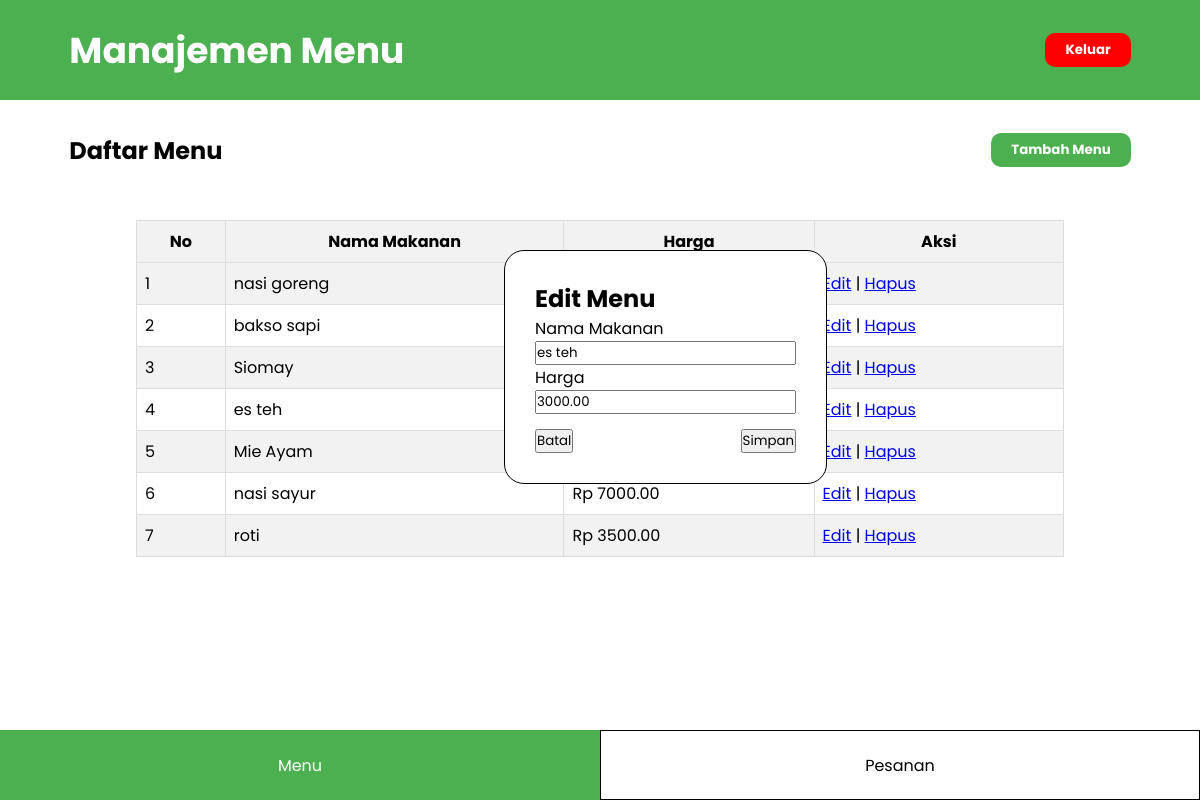
Screenshot of /admin_menu.php?edit=11 with the database file from the repository.
### tables this page shows
CREATE TABLE `menu` (
  `id_menu` int NOT NULL,
  `nama_makanan` varchar(100) DEFAULT NULL,
  `harga` decimal(10,2) DEFAULT NULL
);

### admin_menu.php (the view, shortened to what this page needs)
<?php
include "database.php";
if (isset($_GET['edit'])) {
    $id = $_GET['edit'];
    $sql = "SELECT * FROM menu WHERE id_menu = $id";
    $result = $conn->query($sql);
    if ($result->num_rows > 0) {
        $row = $result->fetch_assoc();
        ?>
        <section style="position: absolute; top: 250px; background-color: white; left: 42%; padding: 30px; border-radius: 20px; border: 1px solid black;">
            <h2>Edit Menu</h2>
            <form action="admin_menu.php" method="POST">
                <label for="nama_makanan">Nama Makanan</label><br>
                <input id="nama_makanan" type="text" name="nama_makanan" value="<?php echo $row['nama_makanan']; ?>"><br>
                <label for="harga">Harga</label><br>
                <input id="harga" type="number" name="harga" value="<?php echo $row['harga']; ?>"><br>
                <div style="display: flex; justify-content: space-between; margin-top: 15px;">
                    <button onclick="window.location.href='admin_menu.php'">Batal</button>
                    <button type="submit" name="edit">Simpan</button>
                </div>
            </form>
        </section>
        <?php
    } else {
        echo "Data tidak ditemukan!";
    }
}
$sql_select = "SELECT * FROM menu";
$result = $conn->query($sql_select);
?>
<!DOCTYPE html>
<html lang="en">
<head>
</head>
<body>
    <header>
        <p>Manajemen Menu</p>
        <button onclick="window.location.href='masuk.php'">Keluar</button>
    </header>
     <section class="judul">
        <h2>Daftar Menu</h2>
        <button onclick="tampilkanDivTambah()">Tambah Menu</button>
    </section>
    <section class="data">
        <table border="1" cellspacing="0" cellpadding="5">
            <tr>
                <th>No</th>
                <th>Nama Makanan</th>
                <th>Harga</th>
                <th>Aksi</th>
            </tr>
            <?php
            if ($result->num_rows > 0) {
                $no = 1;
                while ($row = $result->fetch_assoc()) {
                    echo "<tr>";
                    echo "<td>" . $no++ . "</td>";
                    echo "<td>" . $row['nama_makanan'] . "</td>";
                    echo "<td>Rp " . $row['harga'] . "</td>";
                    echo "<td>";
                    echo "<a href='admin_menu.php?edit=" . $row['id_menu'] . "'>Edit</a> | ";
                    echo "<a href='admin_menu.php?hapus=" . $row['id_menu'] . "' onclick='return confirm(\"Yakin ingin menghapus?\")'>Hapus</a>";
                    echo "</td>";
                    echo "</tr>";
                }
            } else {
                echo "<tr><td colspan='4'>Tidak ada data</td></tr>";
            }
            ?>
        </table>
    </section>
    <footer>
        <a class="menu1" href="admin_menu.php">Menu</a>
        <a class="menu2" href="admin_pesanan.php">Pesanan</a>
    </footer>
</body>
</html>

### admin_menu.php (style rules this page uses)
* { margin: 0; padding: 0; box-sizing: border-box; font-family: "Poppins", serif; }
header { width: 100%; height: 100px; background-color: #4CAF50; display: flex; justify-content: space-between;; align-items: center; padding: 0 5.78vw; }
header p { font-size: 2.25rem; color: white; font-weight: bold; }
header button { padding: 7px 20px; background-color: red; border: none; color: white; font-weight: bold; border-radius: 10px; cursor: pointer; }
.judul { width: 100%; height: 100px; display: flex; justify-content: space-between;; align-items: center; padding: 0 5.78vw; }
.judul button { padding: 7px 20px; background-color: #4CAF50; border: none; color: white; font-weight: bold; border-radius: 10px; cursor: pointer; }
.data { display: flex; justify-content: center; align-items: center; flex-direction: column; min-height: 200px; padding: 20px; }
.data table { width: 80%; border-collapse: collapse; margin-bottom: 20px; }
.data th, .data td { border: 1px solid #ddd; padding: 8px; text-align: left; }
.data th { background-color: #f2f2f2; text-align: center; font-weight: bold; }
.data tr:nth-child(even) { background-color: #f2f2f2; }
footer { width: 100%; display: flex; height: 70px; position: fixed; bottom: 0; }
footer a { width: 50%; display: flex; justify-content: center; align-items: center; }
footer .menu1 { background-color: #4CAF50; text-decoration: none; color: white; }
footer .menu2 { background-color: white; text-decoration: none; color: black; border: 1px solid black }

### rows the page displays
menu: nama_makanan "es teh", harga "3000.00"
menu: nama_makanan "nasi goreng"
menu: nama_makanan "bakso sapi"
menu: nama_makanan "Siomay"
menu: nama_makanan "Mie Ayam"
menu: nama_makanan "nasi sayur", harga "7000.00"
menu: nama_makanan "roti", harga "3500.00"
